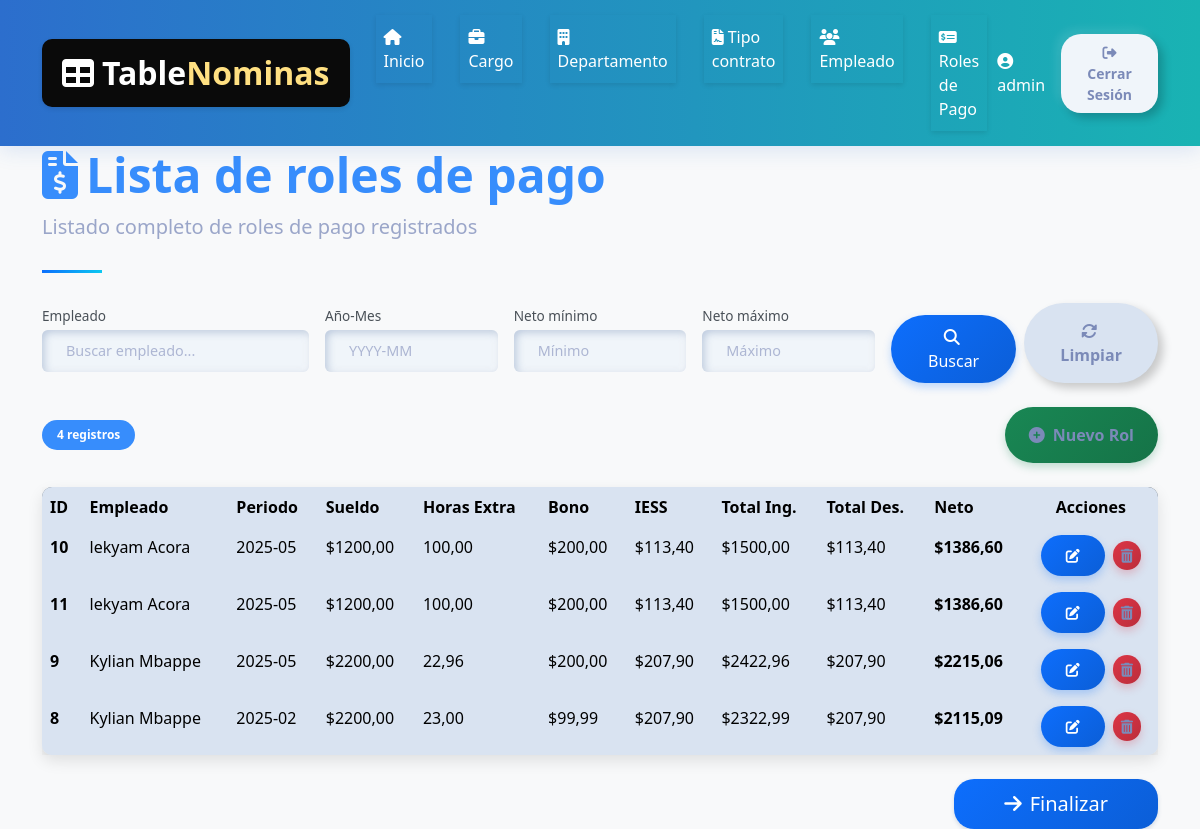
Before: /nomina/rol_list/ (signed in) with the older database file.
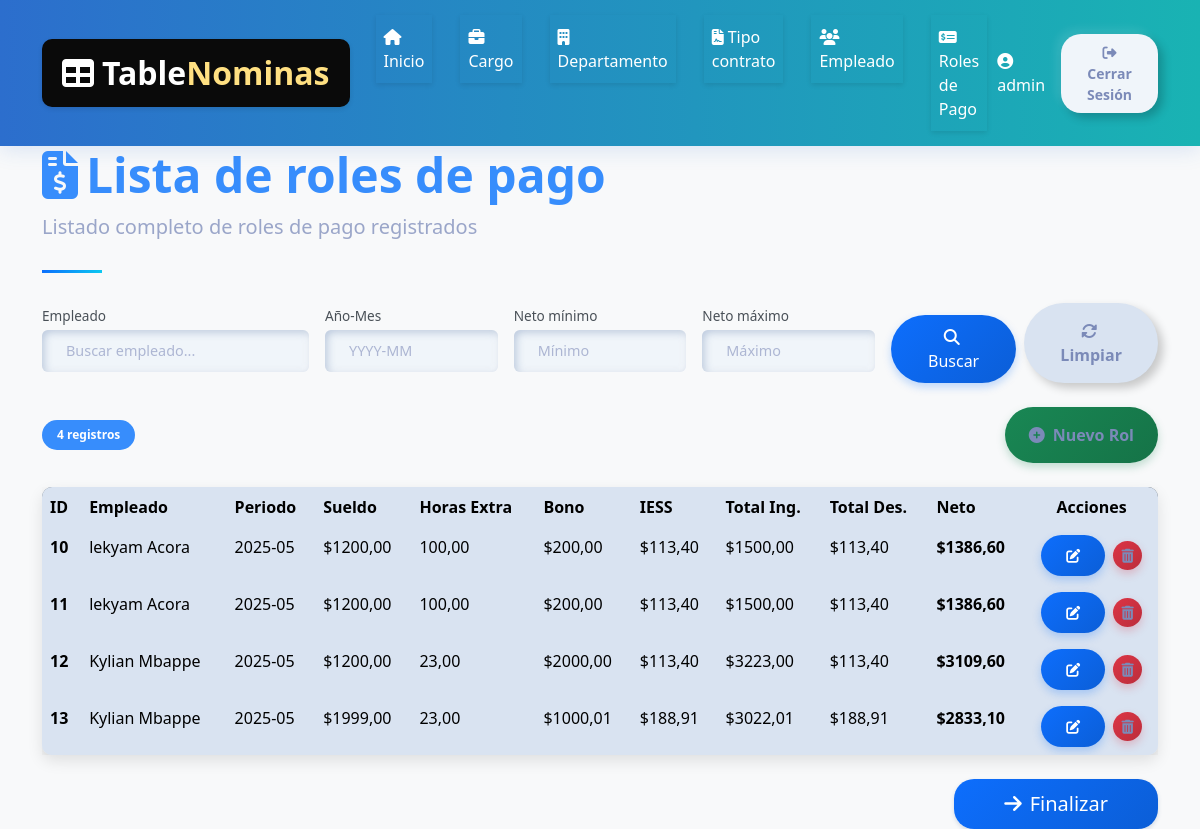
After: the same page with the newer database file.
### core/models.py (models this page shows, shortened)
class Rol(models.Model):
    empleado = models.ForeignKey('Empleado', on_delete=models.CASCADE)
    aniomes = models.DateField()
    sueldo = models.DecimalField(max_digits=10, decimal_places=2)
    horas_extras = models.DecimalField(max_digits=10, decimal_places=2)
    bono = models.DecimalField(max_digits=10, decimal_places=2)
    tot_ing = models.DecimalField(max_digits=10, decimal_places=2, blank=True, null=True)
    iess = models.DecimalField(max_digits=10, decimal_places=2, blank=True, null=True)
    tot_des = models.DecimalField(max_digits=10, decimal_places=2, blank=True, null=True)
    neto = models.DecimalField(max_digits=10, decimal_places=2, blank=True, null=True)

class Empleado(models.Model):
    SEXO_CHOICES = [
        ('M', 'Masculino'),
        ('F', 'Femenino'),
    ]
    nombres = models.CharField(max_length=100)
    cedula = models.CharField(max_length=20, unique=True)
    direccion = models.TextField()
    sexo = models.CharField(max_length=1, choices=SEXO_CHOICES)
    sueldo = models.DecimalField(max_digits=10, decimal_places=2)
    cargo = models.ForeignKey(Cargo, on_delete=models.CASCADE)
    departamento = models.ForeignKey(Departamento, on_delete=models.CASCADE)
    tipo_contrato = models.ForeignKey(TipoContrato, on_delete=models.CASCADE)

### core/views.py (the view)
# urls.py: path('rol_list/', rol_list, name='rol_list'),  # URL para la vista home
@login_required
def rol_list(request):
    query_empleado = request.GET.get('empleado', '')
    query_aniomes = request.GET.get('aniomes', '')
    query_neto_min = request.GET.get('neto_min', '')
    query_neto_max = request.GET.get('neto_max', '')
    roles_list = Rol.objects.all().order_by('-aniomes', 'empleado__nombres')
    if query_empleado:
        roles_list = roles_list.filter(empleado__nombres__icontains=query_empleado)
    if query_aniomes:
        roles_list = roles_list.filter(aniomes__contains=query_aniomes)
    if query_neto_min:
        roles_list = roles_list.filter(neto__gte=float(query_neto_min))
    if query_neto_max:
        roles_list = roles_list.filter(neto__lte=float(query_neto_max))
    paginator = Paginator(roles_list, 10)
    page_number = request.GET.get('page')
    roles = paginator.get_page(page_number)
    context = {
        'roles': roles,
        'title': 'Listado de roles de pago',
        'query_empleado': query_empleado,
        'query_aniomes': query_aniomes,
        'query_neto_min': query_neto_min,
        'query_neto_max': query_neto_max,
        'empleados': Empleado.objects.all().order_by('nombres')  # Para autocompletar
    }
    return render(request, 'rol/list.html', context)

### template/rol/list.html (shortened to what this page needs)
{% extends "home.html" %}
{% block content %}
<div class="container">
    <header class="page-header">
        <h1 class="display-5 fw-bold text-primary">
            <i class="fas fa-file-invoice-dollar me-2"></i>Lista de roles de pago
        </h1>
        <p class="lead text-muted">Listado completo de roles de pago registrados</p>
    </header>
    <form method="GET" class="mb-4 filter-form">
        <div class="row g-3">
            <div class="col-md-3">
                <label for="empleado" class="form-label">Empleado</label>
                <input type="text" class="form-control" id="empleado" name="empleado"
                       value="{{ request.GET.empleado }}" placeholder="Buscar empleado..." list="empleadosList">
            </div>
            <div class="col-md-2">
                <label for="aniomes" class="form-label">Año-Mes</label>
                <input type="text" class="form-control" id="aniomes" name="aniomes"
                       value="{{ request.GET.aniomes }}" placeholder="YYYY-MM">
            </div>
            <div class="col-md-2">
                <label for="neto_min" class="form-label">Neto mínimo</label>
                <input type="number" step="0.01" class="form-control" id="neto_min" name="neto_min"
                       value="{{ request.GET.neto_min }}" placeholder="Mínimo">
            </div>
            <div class="col-md-2">
                <label for="neto_max" class="form-label">Neto máximo</label>
                <input type="number" step="0.01" class="form-control" id="neto_max" name="neto_max"
                       value="{{ request.GET.neto_max }}" placeholder="Máximo">
            </div>
            <div class="col-md-3 d-flex align-items-end">
                <button type="submit" class="btn btn-primary me-2">
                    <i class="fas fa-search me-1"></i> Buscar
                </button>
                <a href="{% url 'core:rol_list' %}" class="btn btn-outline-secondary">
                    <i class="fas fa-sync-alt me-1"></i> Limpiar
                </a>
            </div>
        </div>
    </form>
    <div class="d-flex justify-content-between mb-4">
        <div class="d-flex align-items-center">
            <span class="badge bg-primary rounded-pill me-2">
                {{ roles.paginator.count }} registros
            </span>
        </div>
        <a class="btn btn-success" href="{% url 'core:rol_create' %}">
            <i class="fas fa-plus-circle me-2"></i>Nuevo Rol
        </a>
    </div>
    <div class="card mb-4">
        <div class="card-body p-0">
            <div class="table-responsive">
                <table class="table table-hover mb-0">
                    <thead>
                        <tr>
                            <th scope="col">ID</th>
                            <th scope="col">Empleado</th>
                            <th scope="col">Periodo</th>
                            <th scope="col">Sueldo</th>
                            <th scope="col">Horas Extra</th>
                            <th scope="col">Bono</th>
                            <th scope="col">IESS</th>
                            <th scope="col">Total Ing.</th>
                            <th scope="col">Total Des.</th>
                            <th scope="col">Neto</th>
                            <th scope="col" class="text-center">Acciones</th>
                        </tr>
                    </thead>
                    <tbody>
                        {% for rol in roles %}
                        <tr>
                            <th scope="row">{{ rol.id }}</th>
                            <td>{{ rol.empleado.nombres }}</td>
                            <td>{{ rol.aniomes|date:"Y-m" }}</td>
                            <td>${{ rol.sueldo|floatformat:2 }}</td>
                            <td>{{ rol.horas_extras|floatformat:2 }}</td>
                            <td>${{ rol.bono|floatformat:2 }}</td>
                            <td>${{ rol.iess|floatformat:2 }}</td>
                            <td>${{ rol.tot_ing|floatformat:2 }}</td>
                            <td>${{ rol.tot_des|floatformat:2 }}</td>
                            <td><strong>${{ rol.neto|floatformat:2 }}</strong></td>
                            <td class="text-center">
                                <a href="{% url 'core:rol_update' rol.id %}" class="btn btn-sm btn-primary me-1" title="Editar">
                                    <i class="fas fa-edit"></i>
                                </a>
                                <a href="{% url 'core:rol_delete' rol.id %}" class="btn btn-sm btn-danger" title="Eliminar">
                                    <i class="fas fa-trash-alt"></i>
                                </a>
                            </td>
                        </tr>
                        {% empty %}
                        <tr>
                            <td colspan="11" class="text-center text-muted py-4">
                                No se encontraron roles con los criterios actuales
                            </td>
                        </tr>
                        {% endfor %}
                    </tbody>
                </table>
            </div>
        </div>
    </div>
        <div class="d-flex justify-content-end mt-4">
            <a href="{% url 'core:home' %}" class="btn btn-primary btn-lg shadow-sm" style="border-radius: 20px; padding: 10px 50px;">
            <i class="fas fa-arrow-right me-2"></i>Finalizar
            </a>
        </div>
</div>
{% endblock %}

### template/home.html (shortened to what this page needs)
<!DOCTYPE html>
<html lang="es">
<head>
  {% load static %}
  <link href={% static 'css/bootstrap.min.css' %} rel="stylesheet">
  <link href="https://cdnjs.cloudflare.com/ajax/libs/font-awesome/6.4.0/css/all.min.css" rel="stylesheet">
</head>
<body>
  <nav class="navbar navbar-expand-lg navbar-dark" style="background: linear-gradient(90deg, #2c6ecd 0%, #19b3b3 100%); box-shadow: 0 4px 20px rgba(44,110,205,0.15);">
  <div class="container">
    <a class="navbar-brand d-flex align-items-center" href="#" style="font-size: 2rem; font-weight: 800;">
      <i class="fas fa-table me-2" style="color: #fff;"></i>
      <span style="color: #fff;">Table<span style="color: #ffe082;">Nominas</span></span>
    </a>
    <div class="collapse navbar-collapse" id="navbarNav">
      <ul class="navbar-nav mx-auto" style="gap: 0.5rem;">
        <li class="nav-item">
          <a class="nav-link {% if request.resolver_match.url_name == 'home' %}active{% endif %}" href="{% url 'home' %}" style="color: #fff;">
            <i class="fas fa-home me-1"></i>Inicio
          </a>
        </li>
        <li class="nav-item">
          <a class="nav-link {% if request.resolver_match.url_name == 'core:cargo_list' %}active{% endif %}" href="{% url 'core:cargo_list' %}" style="color: #fff;">
            <i class="fas fa-briefcase me-1"></i>Cargo
          </a>
        </li>
        <li class="nav-item">
          <a class="nav-link {% if request.resolver_match.url_name == 'core:departamento_list' %}active{% endif %}" href="{% url 'core:departamento_list' %}" style="color: #fff;">
            <i class="fas fa-building me-1"></i>Departamento
          </a>
        </li>
        <li class="nav-item">
          <a class="nav-link {% if request.resolver_match.url_name == 'core:tipoContrato_list' %}active{% endif %}" href="{% url 'core:tipoContrato_list' %}" style="color: #fff;">
            <i class="fas fa-file-contract me-1"></i>Tipo contrato
          </a>
        </li>
        <li class="nav-item">
          <a class="nav-link {% if request.resolver_match.url_name == 'core:empleado_list' %}active{% endif %}" href="{% url 'core:empleado_list' %}" style="color: #fff;">
            <i class="fas fa-users me-1"></i>Empleado
          </a>
        </li>
        <li class="nav-item">
          <a class="nav-link {% if request.resolver_match.url_name == 'core:rol_list' %}active{% endif %}" href="{% url 'core:rol_list' %}" style="color: #fff;">
            <i class="fas fa-money-check-alt me-1"></i>Roles de Pago
          </a>
        </li>
      </ul>
      <div class="d-flex align-items-center" style="gap: 0.5rem;">
        {% if user.is_authenticated %}
          <span class="text-white me-2" style="font-weight: 500;">
            <i class="fas fa-user-circle"></i> {{ user.username }}
          </span>
          <a href="{% url 'core:logout' %}" class="btn btn-outline-light btn-sm px-4 py-2" style="border-radius: 20px;">
            <i class="fas fa-sign-out-alt"></i> Cerrar Sesión
          </a>
        {% endif %}
      </div>
    </div>
  </div>
</nav>
  {% block content %}{% endblock content %}
</body>

### template/home.html (style rules this page uses)
:root { --primary-color: #2c6ecd; --secondary-color: #19b3b3; --accent-color: #f8f9fa; --dark-color: #212529; --text-color: #495057; }
body { font-family: 'Poppins', sans-serif; color: var(--text-color); overflow-x: hidden; }
.navbar { box-shadow: 0 2px 15px rgba(0, 0, 0, 0.1); padding: 15px 0; }
.navbar-brand { font-weight: 700; color: var(--primary-color); font-size: 1.5rem; background-color: rgb(10, 10, 10); padding: 10px 20px; border-radius: 10px; box-shadow: 0 2px 5px rgba(0, 0, 0, 0.1); }
.nav-link { font-weight: 500; color: var(--dark-color); margin: 0 10px; transition: all 0.3s ease; padding: 10px 15px; border-radius: 10px; background-color: var(--accent-color); box-shadow: 0 2px 5px rgba(0, 0, 0, 0.1); }
.btn-primary { background-color: var(--primary-color); border-color: var(--primary-color); padding: 10px 25px; border-radius: 50px; font-weight: 500; transition: all 0.3s ease; background-color: #215bee; color: white; }
.navbar-nav .nav-link { background: none !important; border-radius: 0 !important; color: #fff !important; font-weight: 500; transition: color 0.2s; }

### template/rol/list.html (style rules this page uses)
body { background-color: #f8f9fa; font-family: 'Segoe UI', Tahoma, Geneva, Verdana, sans-serif; }
.navbar { background: linear-gradient(135deg, #0d6efd, #0dcaf0); box-shadow: 0 4px 12px rgba(0,0,0,0.1); }
.card { border-radius: 10px; box-shadow: 0 6px 15px rgba(0,0,0,0.1); transition: transform 0.3s, box-shadow 0.3s; }
.btn-primary { background: linear-gradient(135deg, #0d6efd, #0b5ed7); border: none; box-shadow: 0 4px 8px rgba(13, 110, 253, 0.25); transition: all 0.3s; }
.btn-success { background: linear-gradient(135deg, #198754, #157347); border: none; box-shadow: 0 4px 8px rgba(25, 135, 84, 0.25); transition: all 0.3s; }
.btn-danger { background: linear-gradient(135deg, #dc3545, #bb2d3b); border: none; box-shadow: 0 4px 8px rgba(220, 53, 69, 0.25); transition: all 0.3s; }
.table { border-radius: 10px; overflow: hidden; box-shadow: 0 5px 15px rgba(0,0,0,0.08); }
.table thead { background: linear-gradient(135deg, #6c757d, #495057); color: white; }
.table tbody tr { transition: background-color 0.3s; }
.page-header { position: relative; margin-bottom: 30px; padding-bottom: 15px; }
.page-header:after { content: ''; position: absolute; bottom: 0; left: 0; width: 60px; height: 3px; background: linear-gradient(135deg, #0d6efd, #0dcaf0); }
.filter-form .form-control, .filter-form .form-select { height: calc(2.5rem + 2px); font-size: 0.9rem; }
.filter-form label { font-size: 0.85rem; font-weight: 500; margin-bottom: 0.25rem; }

Changed rows visible on the page:
removed Rol: id "9", empleado.nombres "Kylian Mbappe", aniomes "2025-05", sueldo "2200,00", horas_extras "22,96", bono "200,00", iess "207,90", tot_ing "2422,96", tot_des "207,90", neto "2215,06"
removed Rol: id "8", empleado.nombres "Kylian Mbappe", aniomes "2025-02", sueldo "2200,00", horas_extras "23,00", bono "99,99", iess "207,90", tot_ing "2322,99", tot_des "207,90", neto "2115,09"
added Rol: id "12", empleado.nombres "Kylian Mbappe", aniomes "2025-05", sueldo "1200,00", horas_extras "23,00", bono "2000,00", iess "113,40", tot_ing "3223,00", tot_des "113,40", neto "3109,60"
added Rol: id "13", empleado.nombres "Kylian Mbappe", aniomes "2025-05", sueldo "1999,00", horas_extras "23,00", bono "1000,01", iess "188,91", tot_ing "3022,01", tot_des "188,91", neto "2833,10"
